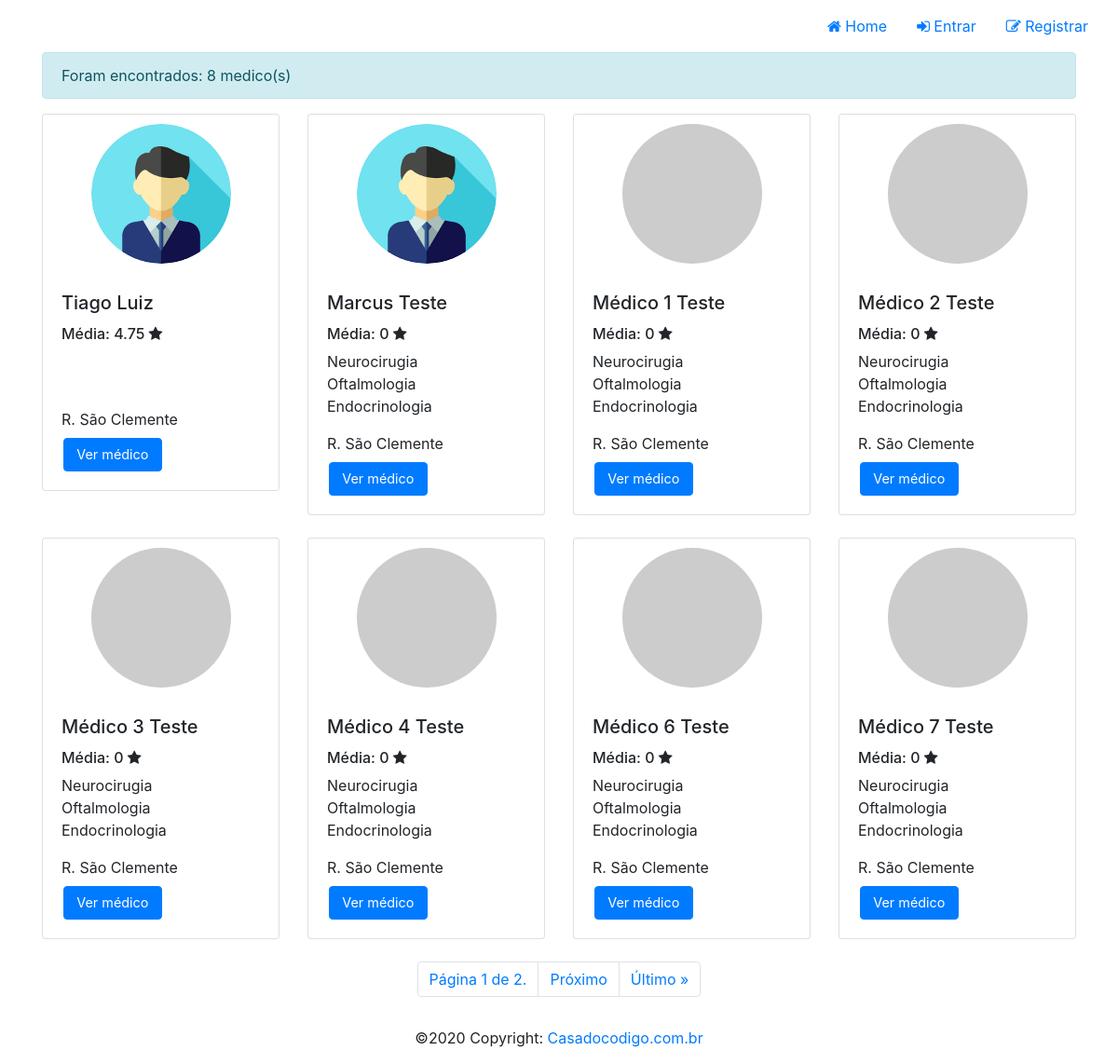
The app's page /medic/ with its own data.
### medicSearch/models/Profile.py (models this page shows, shortened)
class Profile(models.Model):
    user = models.OneToOneField(User, on_delete=models.CASCADE)
    status = models.BooleanField(default=True)
    role = models.IntegerField(choices=ROLE_CHOICE, default=3)
    birthday = models.DateField(default=None, null=True, blank=True)
    created_at = models.DateTimeField(auto_now_add=True)
    updated_at = models.DateTimeField(auto_now=True)
    image = models.ImageField(null=True, blank=True)
    favorites = models.ManyToManyField(User, blank=True, related_name='favorites', verbose_name='Favoritos', help_text="Este campo é destinado aos usuários de perfil paciente.")
    specialties = models.ManyToManyField(Speciality, blank=True, related_name='specialties', verbose_name='Especialidades', help_text="Este campo é destinado aos usuários de perfil médico.")
    addresses = models.ManyToManyField(Address, blank=True, related_name='addresses', verbose_name='Endereços', help_text="Este campo é destinado aos usuários de perfil médico.")
    def show_scoring_average(self):
        from .Rating import Rating
        try:
            ratings = Rating.objects.filter(user_rated=self.user).aggregate(Sum('value'), Count('user'))
            scoring_average = ratings['value__sum'] / ratings['user__count']
            return scoring_average
        except:
            return 0

### medicSearch/models/Address.py (models this page shows, shortened)
class Address(models.Model):
    neighborhood = models.ForeignKey(Neighborhood, related_name='neighborhood', on_delete=models.CASCADE)
    name = models.CharField(null=False, max_length=100)
    address = models.CharField(null=False, max_length=255)
    latitude = models.DecimalField(max_digits=9, decimal_places=7)
    longitude = models.DecimalField(max_digits=9, decimal_places=7)
    opening_time = models.TimeField()
    closing_time = models.TimeField()
    days_week = models.ManyToManyField(DayWeek, blank=True, related_name='days_week')
    phone = models.CharField(null=True, blank=True, max_length=50)
    status = models.BooleanField(default=True)
    created_at = models.DateTimeField(auto_now_add=True)
    updated_at = models.DateTimeField(auto_now=True)

### medicSearch/models/Speciality.py (models this page shows)
class Speciality(models.Model):
    name = models.CharField(null=False, max_length=100)
    status = models.BooleanField(default=True)
    created_at = models.DateTimeField(auto_now_add=True)
    updated_at = models.DateTimeField(auto_now=True)
    def __str__(self):
        return '{}'.format(self.name)

### medicSearch/views/MedicView.py (the view)
def list_medics_view(request):
    name = request.GET.get("name")
    speciality = request.GET.get("speciality")
    neighborhood = request.GET.get("neighborhood")
    city = request.GET.get("city")
    state = request.GET.get("state")
    medics = Profile.objects.filter(role=2)
    if name is not None:
        medics = medics.filter(Q(user__first_name__contains=name) | Q(user__username__contains=name))
    if speciality is not None:
        medics = medics.filter(specialties__id=speciality)
    if neighborhood is not None:
        medics = medics.filter(addresses__neighborhood__id=neighborhood)
    else:
        if city is not None:
            medics = medics.filter(addresses__neighborhood__city__id=city)
        elif state is not None:
            medics = medics.filter(addresses__neighborhood__city__state__id=state)
    if len(medics) > 0:
        paginator = Paginator(medics, 8)
        page = request.GET.get('page')
        medics = paginator.get_page(page)
    get_copy = request.GET.copy()
    parameters = get_copy.pop('page', True) and get_copy.urlencode()
    context = {
        'medics': medics,
        'parameters': parameters
    }
    return render(request, template_name='medic/medics.html', context=context, status=200)

### medicSearch/templates/medic/medics.html (shortened to what this page needs)
{% extends "base.html" %}
{% load static %}
{% block content %}
<div id="content">
    <div class="container">
        <div class="alert alert-info">Foram encontrados: {{ medics | length }} medico(s)</div>
        <div class="row">
        {% for medic in medics %}
            <div class="col-xs-12 col-md-3 col-lg-3">
                <div class="card mb-4">
                    <div class="image-circle" style="background-image: url('/media/{{medic.image}}');"></div>
                    <div class="card-body">
                        <h5 class="card-title">{{medic.user.get_full_name}}</h5>
                        <h6>Média: {{medic.show_scoring_average}} <i class="fa fa-star"></i></h6>
                        <ul class="specialties">
                            {% for speciality in medic.specialties.all %}
                            <li>{{speciality}}</li>
                            {% endfor %}
                        </ul>
                        <div class="address mb-2">
                            {{medic.addresses.first.address | default:"Nenhum endereço." | slice:":15"}}
                        </div>
                        <a href="/profile/{{medic.user.id}}" class="btn btn-primary btn-card">Ver médico</a>
                    </div>
                </div>
            </div>
        {% endfor %}
        </div>
        <div class="row">
            <nav aria-label="Page navigation" class="navigation">
              <ul class="pagination">
                  <li class="page-item"><a class="page-link" href="#">Página {{ medics.number }} de {{ medics.paginator.num_pages }}.</a></li>
                {% if medics.has_next %}
                    <li class="page-item"><a class="page-link" href="?page={{ medics.next_page_number }}&{{ parameters }}">Próximo</a></li>
                    <li class="page-item"><a class="page-link" href="?page={{ medics.paginator.num_pages }}&{{ parameters }}">Último &raquo;</a></li>
                {% endif %}
              </ul>
            </nav>
        </div>
    </div>
</div>
{% endblock %}

### medicSearch/static/css/global.css (style rules this page uses)
#content { min-height: calc(100vh - 112px); }
.image-circle { width: 150px; height: 150px; border-radius: 100%; margin: 10px auto; background-size: contain; background-color: #ccc; }
.btn-card { width: 49.5%; float: left; font-size: 0.9em; }
.btn-card:last-child { margin-left: 1%; }
.specialties { padding: 0; list-style: none; min-height: 46px; }
.navigation { margin: 0 auto; }

### records on screen
Profile: image (picture), user.get_full_name "Tiago Luiz", show_scoring_average "4.75", addresses.first.address "R. São Clemente"
Profile: image (picture), user.get_full_name "Marcus Teste", show_scoring_average "0", addresses.first.address "R. São Clemente"
Speciality: name "Neurocirugia"
Speciality: name "Oftalmologia"
Speciality: name "Endocrinologia"
Profile: user.get_full_name "Médico 1 Teste", show_scoring_average "0", addresses.first.address "R. São Clemente"
Profile: user.get_full_name "Médico 2 Teste", show_scoring_average "0", addresses.first.address "R. São Clemente"
Profile: user.get_full_name "Médico 3 Teste", show_scoring_average "0", addresses.first.address "R. São Clemente"
Profile: user.get_full_name "Médico 4 Teste", show_scoring_average "0", addresses.first.address "R. São Clemente"
Profile: user.get_full_name "Médico 6 Teste", show_scoring_average "0", addresses.first.address "R. São Clemente"
Profile: user.get_full_name "Médico 7 Teste", show_scoring_average "0", addresses.first.address "R. São Clemente"

### other values on screen
{{ medics | length }} "8"
{{ medics.number }} "1"
{{ medics.paginator.num_pages }} "2"
